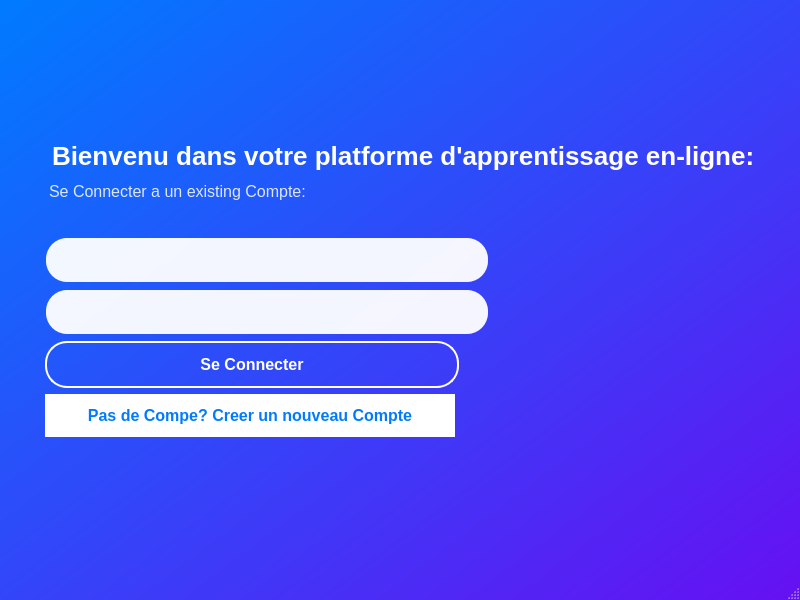
<?xml version="1.0" encoding="UTF-8"?>
<ui version="4.0">
 <class>LoginWindow</class>
 <widget class="QMainWindow" name="LoginWindow">
  <property name="geometry">
   <rect>
    <x>0</x>
    <y>0</y>
    <width>800</width>
    <height>600</height>
   </rect>
  </property>
  <property name="windowTitle">
   <string>MainWindow</string>
  </property>
  <property name="styleSheet">
   <string notr="true">QMainWindow {
    background: qlineargradient(x1:0, y1:0, x2:1, y2:1, stop:0 #007bff, stop:1 #6610f2);
    font-family: 'Poppins', 'Segoe UI', sans-serif;
}

QLabel {
    color: white;
    background-color: transparent;
    qproperty-alignment: 'AlignHCenter | AlignVCenter';
}

QLabel#lblTitre {
    font-size: 26px;
    font-weight: bold;
    margin-bottom: 5px;
}

QLabel#lblSousTitre {
    font-size: 16px;
    color: rgba(255, 255, 255, 0.85);
    margin-bottom: 30px;
}

QLineEdit {
    background-color: rgba(255, 255, 255, 0.95);
    color: #333333;
    border: 2px solid transparent;
    border-radius: 22px;
    padding: 12px 20px;
    font-size: 14px;
    min-width: 300px;
    max-width: 400px;
}

QLineEdit:focus {
    background-color: white;
    border: 2px solid #00c6ff;
}

QRadioButton {
    color: white;
    font-size: 15px;
    font-weight: bold;
    padding: 8px 15px;
    background-color: rgba(255, 255, 255, 0.1);
    border-radius: 15px;
}

QRadioButton::indicator {
    width: 18px;
    height: 18px;
    border-radius: 9px;
    background-color: transparent;
    border: 2px solid white;
}

QRadioButton::indicator:checked {
    background-color: #00c6ff;
    border: 2px solid white;
}

QPushButton {
    border-radius: 22px;
    padding: 12px 30px;
    font-size: 16px;
    font-weight: bold;
    min-width: 250px;
    max-width: 350px;
}

QPushButton#signup, QPushButton#btnLogin {
    background-color: white;
    color: #007bff;
    border: none;
}

QPushButton#signup:hover, QPushButton#btnLogin:hover {
    background-color: #f1f2f6;
    color: #0056b3;
}

QPushButton#login, QPushButton#btnCreateAcc {
    background-color: transparent;
    color: white;
    border: 2px solid white;
}

QPushButton#login:hover, QPushButton#btnCreateAcc:hover {
    background-color: rgba(255, 255, 255, 0.15);
}</string>
  </property>
  <widget class="QWidget" name="centralwidget">
   <layout class="QGridLayout" name="gridLayout">
    <item row="1" column="0">
     <spacer name="horizontalSpacer">
      <property name="orientation">
       <enum>Qt::Orientation::Horizontal</enum>
      </property>
      <property name="sizeHint" stdset="0">
       <size>
        <width>34</width>
        <height>20</height>
       </size>
      </property>
     </spacer>
    </item>
    <item row="1" column="1" rowspan="2" colspan="2">
     <widget class="QWidget" name="widget" native="true">
      <layout class="QVBoxLayout" name="verticalLayout">
       <item>
        <widget class="QLabel" name="lblTitre">
         <property name="text">
          <string>Bienvenu dans votre platforme d'apprentissage en-ligne:</string>
         </property>
        </widget>
       </item>
       <item>
        <widget class="QLabel" name="lblSousTitre">
         <property name="text">
          <string>Se Connecter a un existing Compte:</string>
         </property>
        </widget>
       </item>
       <item>
        <widget class="QLineEdit" name="email"/>
       </item>
       <item>
        <widget class="QLineEdit" name="password"/>
       </item>
       <item>
        <widget class="QPushButton" name="login">
         <property name="text">
          <string>Se Connecter</string>
         </property>
        </widget>
       </item>
       <item>
        <widget class="QPushButton" name="signup">
         <property name="text">
          <string>Pas de Compe? Creer un nouveau Compte</string>
         </property>
        </widget>
       </item>
      </layout>
     </widget>
    </item>
    <item row="0" column="2">
     <spacer name="verticalSpacer_2">
      <property name="orientation">
       <enum>Qt::Orientation::Vertical</enum>
      </property>
      <property name="sizeHint" stdset="0">
       <size>
        <width>20</width>
        <height>88</height>
       </size>
      </property>
     </spacer>
    </item>
    <item row="3" column="1">
     <spacer name="verticalSpacer">
      <property name="orientation">
       <enum>Qt::Orientation::Vertical</enum>
      </property>
      <property name="sizeHint" stdset="0">
       <size>
        <width>20</width>
        <height>88</height>
       </size>
      </property>
     </spacer>
    </item>
    <item row="2" column="3">
     <spacer name="horizontalSpacer_2">
      <property name="orientation">
       <enum>Qt::Orientation::Horizontal</enum>
      </property>
      <property name="sizeHint" stdset="0">
       <size>
        <width>26</width>
        <height>20</height>
       </size>
      </property>
     </spacer>
    </item>
   </layout>
  </widget>
  <widget class="QMenuBar" name="menubar">
   <property name="geometry">
    <rect>
     <x>0</x>
     <y>0</y>
     <width>800</width>
     <height>33</height>
    </rect>
   </property>
  </widget>
  <widget class="QStatusBar" name="statusbar"/>
 </widget>
 <resources/>
 <connections/>
</ui>
